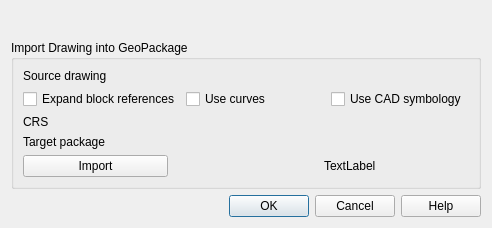
<?xml version="1.0" encoding="UTF-8"?>
<ui version="4.0">
 <class>QgsDwgImportBase</class>
 <widget class="QDialog" name="QgsDwgImportBase">
  <property name="geometry">
   <rect>
    <x>0</x>
    <y>0</y>
    <width>492</width>
    <height>228</height>
   </rect>
  </property>
  <property name="windowTitle">
   <string>DWG/DXF Import</string>
  </property>
  <layout class="QGridLayout" name="gridLayout">
   <item row="0" column="0">
    <widget class="QgsMessageBar" name="bar" native="true"/>
   </item>
   <item row="1" column="0">
    <widget class="QGroupBox" name="groupBox">
     <property name="title">
      <string>Import Drawing into GeoPackage</string>
     </property>
     <layout class="QGridLayout" name="gridLayout_3">
      <item row="2" column="0">
       <widget class="QLabel" name="label_2">
        <property name="text">
         <string>CRS</string>
        </property>
        <property name="buddy">
         <cstring>mCrsSelector</cstring>
        </property>
       </widget>
      </item>
      <item row="3" column="0" colspan="2">
       <widget class="QLabel" name="label_3">
        <property name="text">
         <string>Target package</string>
        </property>
       </widget>
      </item>
      <item row="0" column="0">
       <widget class="QLabel" name="label_1">
        <property name="text">
         <string>Source drawing</string>
        </property>
       </widget>
      </item>
      <item row="0" column="1" colspan="2">
       <layout class="QHBoxLayout" name="horizontalLayout">
        <item>
         <widget class="QgsFileWidget" name="mDrawingFileWidget">
          <property name="dialogTitle">
           <string>Select DWG/DXF file</string>
          </property>
          <property name="filter">
           <string notr="true">*.dwg *.DWG *.dxf *.DXF</string>
          </property>
          <property name="options">
           <set>QFileDialog::ReadOnly</set>
          </property>
         </widget>
        </item>
       </layout>
      </item>
      <item row="1" column="0" colspan="3">
       <layout class="QHBoxLayout" name="horizontalLayout_6">
        <item>
         <widget class="QCheckBox" name="cbExpandInserts">
          <property name="text">
           <string>Expand block references</string>
          </property>
         </widget>
        </item>
        <item>
         <widget class="QCheckBox" name="cbUseCurves">
          <property name="text">
           <string>Use curves</string>
          </property>
         </widget>
        </item>
        <item>
         <widget class="QCheckBox" name="cbCadStyle">
          <property name="text">
           <string>Use CAD symbology</string>
          </property>
         </widget>
        </item>
       </layout>
      </item>
      <item row="4" column="0">
       <widget class="QPushButton" name="pdImportDrawing">
        <property name="enabled">
         <bool>true</bool>
        </property>
        <property name="text">
         <string>Import</string>
        </property>
       </widget>
      </item>
      <item row="2" column="2">
       <widget class="QgsProjectionSelectionWidget" name="mCrsSelector">
        <property name="focusPolicy">
         <enum>Qt::StrongFocus</enum>
        </property>
       </widget>
      </item>
      <item row="3" column="2">
       <layout class="QHBoxLayout" name="horizontalLayout_2">
        <item>
         <widget class="QgsFileWidget" name="mDatabaseFileWidget">
          <property name="dialogTitle">
           <string>Select GeoPackage Database</string>
          </property>
          <property name="filter">
           <string notr="true">*.gpkg;;*.GPKG</string>
          </property>
         </widget>
        </item>
       </layout>
      </item>
      <item row="4" column="2">
       <widget class="QLabel" name="lblMessage">
        <property name="text">
         <string notr="true">TextLabel</string>
        </property>
       </widget>
      </item>
     </layout>
    </widget>
   </item>
   <item row="2" column="0">
    <widget class="QDialogButtonBox" name="buttonBox">
     <property name="orientation">
      <enum>Qt::Horizontal</enum>
     </property>
     <property name="standardButtons">
      <set>QDialogButtonBox::Cancel|QDialogButtonBox::Help|QDialogButtonBox::Ok</set>
     </property>
    </widget>
   </item>
  </layout>
 </widget>
 <customwidgets>
  <customwidget>
   <class>QgsFileWidget</class>
   <extends>QWidget</extends>
   <header>qgsfilewidget.h</header>
  </customwidget>
  <customwidget>
   <class>QgsProjectionSelectionWidget</class>
   <extends>QWidget</extends>
   <header>qgsprojectionselectionwidget.h</header>
   <container>1</container>
  </customwidget>
  <customwidget>
   <class>QgsMessageBar</class>
   <extends>QWidget</extends>
   <header>qgsmessagebar.h</header>
   <container>1</container>
  </customwidget>
 </customwidgets>
 <resources/>
 <connections>
  <connection>
   <sender>buttonBox</sender>
   <signal>accepted()</signal>
   <receiver>QgsDwgImportBase</receiver>
   <slot>accept()</slot>
   <hints>
    <hint type="sourcelabel">
     <x>248</x>
     <y>254</y>
    </hint>
    <hint type="destinationlabel">
     <x>157</x>
     <y>274</y>
    </hint>
   </hints>
  </connection>
  <connection>
   <sender>buttonBox</sender>
   <signal>rejected()</signal>
   <receiver>QgsDwgImportBase</receiver>
   <slot>reject()</slot>
   <hints>
    <hint type="sourcelabel">
     <x>316</x>
     <y>260</y>
    </hint>
    <hint type="destinationlabel">
     <x>286</x>
     <y>274</y>
    </hint>
   </hints>
  </connection>
 </connections>
</ui>
